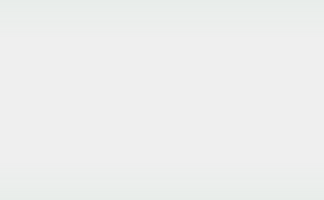
<?xml version="1.0" encoding="UTF-8"?>
<ui version="4.0">
 <class>LyricWidget</class>
 <widget class="QWidget" name="LyricWidget">
  <property name="geometry">
   <rect>
    <x>0</x>
    <y>0</y>
    <width>324</width>
    <height>200</height>
   </rect>
  </property>
  <property name="windowTitle">
   <string>Form</string>
  </property>
  <widget class="QLabel" name="bg">
   <property name="geometry">
    <rect>
     <x>0</x>
     <y>0</y>
     <width>324</width>
     <height>200</height>
    </rect>
   </property>
   <property name="font">
    <font>
     <family>文泉驿微米黑</family>
     <pointsize>9</pointsize>
    </font>
   </property>
   <property name="styleSheet">
    <string notr="true">background: qlineargradient(spread:pad, x1:0, y1:0, x2:0, y2:1, stop:0 rgba(232, 237, 234, 255), stop:0.2 rgba(232, 237, 234, 0), stop: 0.8 rgba(232, 237, 234, 0), stop: 1 rgba(232, 237, 234, 255))</string>
   </property>
   <property name="text">
    <string/>
   </property>
   <property name="alignment">
    <set>Qt::AlignCenter</set>
   </property>
  </widget>
 </widget>
 <resources/>
 <connections/>
</ui>
